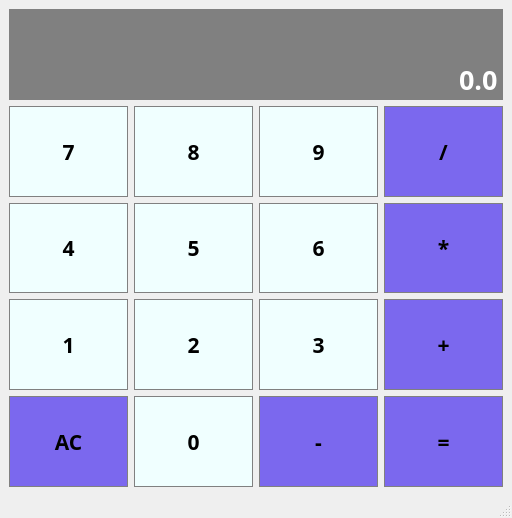
<?xml version="1.0" encoding="UTF-8"?>
<ui version="4.0">
 <class>Calculator</class>
 <widget class="QMainWindow" name="Calculator">
  <property name="geometry">
   <rect>
    <x>0</x>
    <y>0</y>
    <width>512</width>
    <height>518</height>
   </rect>
  </property>
  <property name="sizePolicy">
   <sizepolicy hsizetype="Preferred" vsizetype="Preferred">
    <horstretch>0</horstretch>
    <verstretch>0</verstretch>
   </sizepolicy>
  </property>
  <property name="windowTitle">
   <string>Calculator</string>
  </property>
  <widget class="QWidget" name="centralwidget">
   <layout class="QGridLayout" name="gridLayout">
    <item row="0" column="0" colspan="4">
     <widget class="QLineEdit" name="Display">
      <property name="sizePolicy">
       <sizepolicy hsizetype="Expanding" vsizetype="Preferred">
        <horstretch>0</horstretch>
        <verstretch>0</verstretch>
       </sizepolicy>
      </property>
      <property name="font">
       <font>
        <family>Gadugi</family>
        <pointsize>20</pointsize>
        <weight>75</weight>
        <bold>true</bold>
       </font>
      </property>
      <property name="styleSheet">
       <string notr="true">QLineEdit{
 background-color:#808080;
 border: 1px solid gray;
 color:#ffffff;
}</string>
      </property>
      <property name="text">
       <string>0.0</string>
      </property>
      <property name="alignment">
       <set>Qt::AlignBottom|Qt::AlignRight|Qt::AlignTrailing</set>
      </property>
     </widget>
    </item>
    <item row="1" column="2">
     <widget class="QPushButton" name="Button9">
      <property name="sizePolicy">
       <sizepolicy hsizetype="Preferred" vsizetype="Preferred">
        <horstretch>0</horstretch>
        <verstretch>0</verstretch>
       </sizepolicy>
      </property>
      <property name="font">
       <font>
        <family>Perpetua</family>
        <pointsize>16</pointsize>
        <weight>75</weight>
        <bold>true</bold>
       </font>
      </property>
      <property name="styleSheet">
       <string notr="true">QPushButton{
 background-color: #F0FFFF;
 border: 1px solid gray;
 padding:5px;
}
QPushButton:pressed{
 background-color:#A9A9A9;
 border: 1px solid gray;
 padding:5px;
}</string>
      </property>
      <property name="text">
       <string>9</string>
      </property>
     </widget>
    </item>
    <item row="2" column="2">
     <widget class="QPushButton" name="Button6">
      <property name="sizePolicy">
       <sizepolicy hsizetype="Preferred" vsizetype="Preferred">
        <horstretch>0</horstretch>
        <verstretch>0</verstretch>
       </sizepolicy>
      </property>
      <property name="font">
       <font>
        <family>Perpetua</family>
        <pointsize>16</pointsize>
        <weight>75</weight>
        <bold>true</bold>
       </font>
      </property>
      <property name="styleSheet">
       <string notr="true">QPushButton{
 background-color: #F0FFFF;
 border: 1px solid gray;
 padding:5px;
}
QPushButton:pressed{
 background-color:#A9A9A9;
 border: 1px solid gray;
 padding:5px;
}</string>
      </property>
      <property name="text">
       <string>6</string>
      </property>
     </widget>
    </item>
    <item row="1" column="1">
     <widget class="QPushButton" name="Button8">
      <property name="sizePolicy">
       <sizepolicy hsizetype="Preferred" vsizetype="Preferred">
        <horstretch>0</horstretch>
        <verstretch>0</verstretch>
       </sizepolicy>
      </property>
      <property name="font">
       <font>
        <family>Perpetua</family>
        <pointsize>16</pointsize>
        <weight>75</weight>
        <bold>true</bold>
       </font>
      </property>
      <property name="styleSheet">
       <string notr="true">QPushButton{
 background-color: #F0FFFF;
 border: 1px solid gray;
 padding:5px;
}
QPushButton:pressed{
 background-color:#A9A9A9;
 border: 1px solid gray;
 padding:5px;
}</string>
      </property>
      <property name="text">
       <string>8</string>
      </property>
     </widget>
    </item>
    <item row="4" column="3">
     <widget class="QPushButton" name="Equal">
      <property name="sizePolicy">
       <sizepolicy hsizetype="Preferred" vsizetype="Preferred">
        <horstretch>0</horstretch>
        <verstretch>0</verstretch>
       </sizepolicy>
      </property>
      <property name="font">
       <font>
        <family>Perpetua</family>
        <pointsize>16</pointsize>
        <weight>75</weight>
        <bold>true</bold>
       </font>
      </property>
      <property name="styleSheet">
       <string notr="true">QPushButton{
 background-color: #7B68EE;
 border: 1px solid gray;
 padding:5px;
}
QPushButton:pressed{
 background-color:#A9A9A9;
 border: 1px solid gray;
 padding:5px;
}</string>
      </property>
      <property name="text">
       <string>=</string>
      </property>
     </widget>
    </item>
    <item row="1" column="3">
     <widget class="QPushButton" name="Divide">
      <property name="sizePolicy">
       <sizepolicy hsizetype="Preferred" vsizetype="Preferred">
        <horstretch>0</horstretch>
        <verstretch>0</verstretch>
       </sizepolicy>
      </property>
      <property name="font">
       <font>
        <family>Perpetua</family>
        <pointsize>16</pointsize>
        <weight>75</weight>
        <bold>true</bold>
       </font>
      </property>
      <property name="styleSheet">
       <string notr="true">QPushButton{
 background-color: #7B68EE;
 border: 1px solid gray;
 padding:5px;
}
QPushButton:pressed{
 background-color:#A9A9A9;
 border: 1px solid gray;
 padding:5px;
}</string>
      </property>
      <property name="text">
       <string>/</string>
      </property>
     </widget>
    </item>
    <item row="2" column="1">
     <widget class="QPushButton" name="Button5">
      <property name="sizePolicy">
       <sizepolicy hsizetype="Preferred" vsizetype="Preferred">
        <horstretch>0</horstretch>
        <verstretch>0</verstretch>
       </sizepolicy>
      </property>
      <property name="font">
       <font>
        <family>Perpetua</family>
        <pointsize>16</pointsize>
        <weight>75</weight>
        <bold>true</bold>
       </font>
      </property>
      <property name="styleSheet">
       <string notr="true">QPushButton{
 background-color: #F0FFFF;
 border: 1px solid gray;
 padding:5px;
}
QPushButton:pressed{
 background-color:#A9A9A9;
 border: 1px solid gray;
 padding:5px;
}</string>
      </property>
      <property name="text">
       <string>5</string>
      </property>
     </widget>
    </item>
    <item row="3" column="3">
     <widget class="QPushButton" name="Add">
      <property name="sizePolicy">
       <sizepolicy hsizetype="Preferred" vsizetype="Preferred">
        <horstretch>0</horstretch>
        <verstretch>0</verstretch>
       </sizepolicy>
      </property>
      <property name="font">
       <font>
        <family>Perpetua</family>
        <pointsize>16</pointsize>
        <weight>75</weight>
        <bold>true</bold>
       </font>
      </property>
      <property name="styleSheet">
       <string notr="true">QPushButton{
 background-color: #7B68EE;
 border: 1px solid gray;
 padding:5px;
}
QPushButton:pressed{
 background-color:#A9A9A9;
 border: 1px solid gray;
 padding:5px;
}</string>
      </property>
      <property name="text">
       <string>+</string>
      </property>
     </widget>
    </item>
    <item row="3" column="1">
     <widget class="QPushButton" name="Button2">
      <property name="sizePolicy">
       <sizepolicy hsizetype="Preferred" vsizetype="Preferred">
        <horstretch>0</horstretch>
        <verstretch>0</verstretch>
       </sizepolicy>
      </property>
      <property name="font">
       <font>
        <family>Perpetua</family>
        <pointsize>16</pointsize>
        <weight>75</weight>
        <bold>true</bold>
       </font>
      </property>
      <property name="styleSheet">
       <string notr="true">QPushButton{
 background-color: #F0FFFF;
 border: 1px solid gray;
 padding:5px;
}
QPushButton:pressed{
 background-color:#A9A9A9;
 border: 1px solid gray;
 padding:5px;
}</string>
      </property>
      <property name="text">
       <string>2</string>
      </property>
     </widget>
    </item>
    <item row="4" column="2">
     <widget class="QPushButton" name="Substract">
      <property name="sizePolicy">
       <sizepolicy hsizetype="Preferred" vsizetype="Preferred">
        <horstretch>0</horstretch>
        <verstretch>0</verstretch>
       </sizepolicy>
      </property>
      <property name="font">
       <font>
        <family>Perpetua</family>
        <pointsize>16</pointsize>
        <weight>75</weight>
        <bold>true</bold>
       </font>
      </property>
      <property name="styleSheet">
       <string notr="true">QPushButton{
 background-color: #7B68EE;
 border: 1px solid gray;
 padding:5px;
}
QPushButton:pressed{
 background-color:#A9A9A9;
 border: 1px solid gray;
 padding:5px;
}</string>
      </property>
      <property name="text">
       <string>-</string>
      </property>
     </widget>
    </item>
    <item row="4" column="1">
     <widget class="QPushButton" name="Button0">
      <property name="sizePolicy">
       <sizepolicy hsizetype="Preferred" vsizetype="Preferred">
        <horstretch>0</horstretch>
        <verstretch>0</verstretch>
       </sizepolicy>
      </property>
      <property name="font">
       <font>
        <family>Perpetua</family>
        <pointsize>16</pointsize>
        <weight>75</weight>
        <bold>true</bold>
       </font>
      </property>
      <property name="styleSheet">
       <string notr="true">QPushButton{
 background-color: #F0FFFF;
 border: 1px solid gray;
 padding:5px;
}
QPushButton:pressed{
 background-color:#A9A9A9;
 border: 1px solid gray;
 padding:5px;
}</string>
      </property>
      <property name="text">
       <string>0</string>
      </property>
     </widget>
    </item>
    <item row="3" column="2">
     <widget class="QPushButton" name="Button3">
      <property name="sizePolicy">
       <sizepolicy hsizetype="Preferred" vsizetype="Preferred">
        <horstretch>0</horstretch>
        <verstretch>0</verstretch>
       </sizepolicy>
      </property>
      <property name="font">
       <font>
        <family>Perpetua</family>
        <pointsize>16</pointsize>
        <weight>75</weight>
        <bold>true</bold>
       </font>
      </property>
      <property name="styleSheet">
       <string notr="true">QPushButton{
 background-color: #F0FFFF;
 border: 1px solid gray;
 padding:5px;
}
QPushButton:pressed{
 background-color:#A9A9A9;
 border: 1px solid gray;
 padding:5px;
}</string>
      </property>
      <property name="text">
       <string>3</string>
      </property>
     </widget>
    </item>
    <item row="2" column="0">
     <widget class="QPushButton" name="Button4">
      <property name="sizePolicy">
       <sizepolicy hsizetype="Preferred" vsizetype="Preferred">
        <horstretch>0</horstretch>
        <verstretch>0</verstretch>
       </sizepolicy>
      </property>
      <property name="font">
       <font>
        <family>Perpetua</family>
        <pointsize>16</pointsize>
        <weight>75</weight>
        <bold>true</bold>
       </font>
      </property>
      <property name="styleSheet">
       <string notr="true">QPushButton{
 background-color: #F0FFFF;
 border: 1px solid gray;
 padding:5px;
}
QPushButton:pressed{
 background-color:#A9A9A9;
 border: 1px solid gray;
 padding:5px;
}</string>
      </property>
      <property name="text">
       <string>4</string>
      </property>
     </widget>
    </item>
    <item row="2" column="3">
     <widget class="QPushButton" name="Multiply">
      <property name="sizePolicy">
       <sizepolicy hsizetype="Preferred" vsizetype="Preferred">
        <horstretch>0</horstretch>
        <verstretch>0</verstretch>
       </sizepolicy>
      </property>
      <property name="font">
       <font>
        <family>Perpetua</family>
        <pointsize>16</pointsize>
        <weight>75</weight>
        <bold>true</bold>
       </font>
      </property>
      <property name="styleSheet">
       <string notr="true">QPushButton{
 background-color: #7B68EE;
 border: 1px solid gray;
 padding:5px;
}
QPushButton:pressed{
 background-color:#A9A9A9;
 border: 1px solid gray;
 padding:5px;
}</string>
      </property>
      <property name="text">
       <string>*</string>
      </property>
     </widget>
    </item>
    <item row="3" column="0">
     <widget class="QPushButton" name="Button1">
      <property name="sizePolicy">
       <sizepolicy hsizetype="Preferred" vsizetype="Preferred">
        <horstretch>0</horstretch>
        <verstretch>0</verstretch>
       </sizepolicy>
      </property>
      <property name="font">
       <font>
        <family>Perpetua</family>
        <pointsize>16</pointsize>
        <weight>75</weight>
        <bold>true</bold>
       </font>
      </property>
      <property name="styleSheet">
       <string notr="true">QPushButton{
 background-color: #F0FFFF;
 border: 1px solid gray;
 padding:5px;
}
QPushButton:pressed{
 background-color:#A9A9A9;
 border: 1px solid gray;
 padding:5px;
}</string>
      </property>
      <property name="text">
       <string>1</string>
      </property>
     </widget>
    </item>
    <item row="4" column="0">
     <widget class="QPushButton" name="Clear">
      <property name="sizePolicy">
       <sizepolicy hsizetype="Preferred" vsizetype="Preferred">
        <horstretch>0</horstretch>
        <verstretch>0</verstretch>
       </sizepolicy>
      </property>
      <property name="font">
       <font>
        <family>Perpetua</family>
        <pointsize>16</pointsize>
        <weight>75</weight>
        <bold>true</bold>
       </font>
      </property>
      <property name="styleSheet">
       <string notr="true">QPushButton{
 background-color: #7B68EE;
 border: 1px solid gray;
 padding:5px;
}
QPushButton:pressed{
 background-color:#A9A9A9;
 border: 1px solid gray;
 padding:5px;
}</string>
      </property>
      <property name="text">
       <string>AC</string>
      </property>
     </widget>
    </item>
    <item row="1" column="0">
     <widget class="QPushButton" name="Button7">
      <property name="sizePolicy">
       <sizepolicy hsizetype="Preferred" vsizetype="Preferred">
        <horstretch>0</horstretch>
        <verstretch>0</verstretch>
       </sizepolicy>
      </property>
      <property name="font">
       <font>
        <family>Perpetua</family>
        <pointsize>16</pointsize>
        <weight>75</weight>
        <bold>true</bold>
       </font>
      </property>
      <property name="styleSheet">
       <string notr="true">QPushButton{
 background-color: #F0FFFF;
 border: 1px solid gray;
 padding:5px;
}
QPushButton:pressed{
 background-color:#A9A9A9;
 border: 1px solid gray;
 padding:5px;
}</string>
      </property>
      <property name="text">
       <string>7</string>
      </property>
     </widget>
    </item>
   </layout>
  </widget>
  <widget class="QMenuBar" name="menubar">
   <property name="geometry">
    <rect>
     <x>0</x>
     <y>0</y>
     <width>512</width>
     <height>26</height>
    </rect>
   </property>
  </widget>
  <widget class="QStatusBar" name="statusbar"/>
 </widget>
 <resources/>
 <connections/>
</ui>
